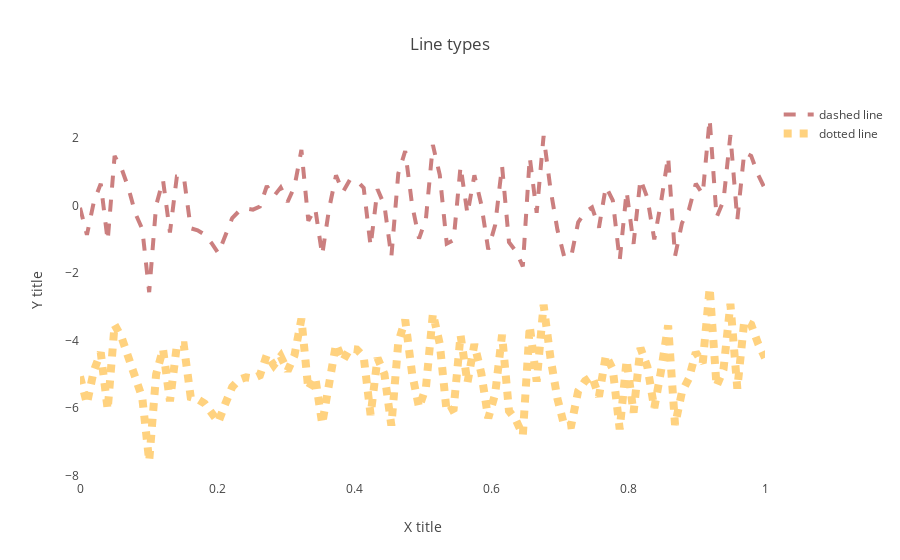

The notebook cell this image was saved under:
### Markdown cell above
## Dashed/dotted lines

### Code cell
trace_1 = go.Scatter(x = monotone_x,y = random_y,mode = 'lines',name = 'dashed line',
                     line = dict(width = 4,color="rgba(152,0,0,0.5)",dash="dash")
                    )

trace_2 = go.Scatter(x = monotone_x,y = random_y-5,mode = 'lines',name = 'dotted line',
                     line = dict(width = 8,color="rgba(255,165,0,0.5)",dash="dot")
                    )

layout  = dict(title = "Line types",
               xaxis = dict(title = "X title",showgrid=False,showline=False,zeroline=False),
               yaxis = dict(title = "Y title",showgrid=False,showline=False,zeroline=False)
              )

data = [trace_1, trace_2]
figure = dict(data=data,layout=layout)
iplot(figure)
